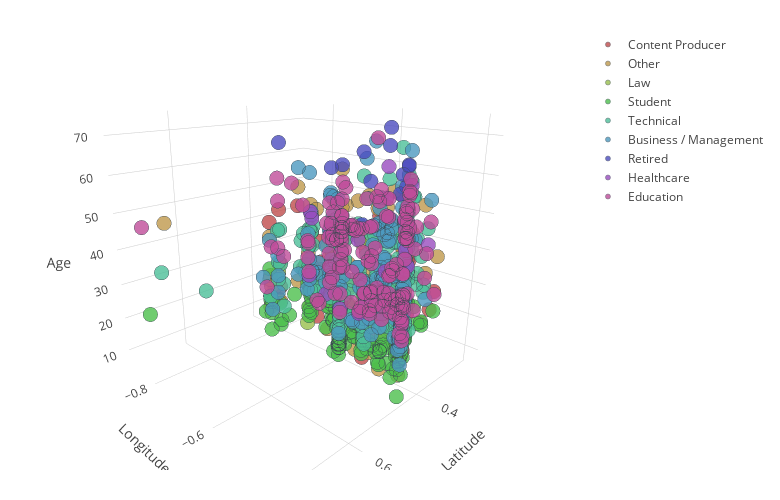

Notebook source saved alongside this figure:
### Markdown cell above
## User Demographics

### Code cell
traces, layout = phf.user_scatter_plot(user_features)
fig = go.Figure(data=traces, layout=layout)
iplot(fig, show_link=False)

### Figure 1 — Plotly figure (JSON) as saved in the notebook; plotly's stock layout.template omitted (floating-point values rounded to 4 significant figures; data arrays with more than 128 entries replaced by an {"elided": "..."} marker saying what was removed)
{"data": [{"marker": {"color": "#bf4c4c", "line": {"color": "rgba(58, 71, 80, 1.0)", "width": 0.5}, "opacity": 0.8, "size": 5}, "mode": "markers", "name": "Content Producer", "type": "scatter3d", "x": [0.4252, 0.4992, 0.3359, 0.5285, 0.3777, 0.4645, 0.4709, 0.4698, 0.506, 0.4403, 0.4328, 0.3709, 0.4733, 0.4533, 0.5039, 0.4782, 0.432, 0.4532, 0.3147, 0.3301, 0.4484, 0.441, 0.4992, 0.4717, 0.4348, 0.4655, 0.4344, 0.5269, 0.462, 0.4251, 0.4691, 0.4156, 0.4675, 0.4326, 0.3668, 0.3924, 0.4673, 0.4299, 0.447, 0.3641, 0.5294, 0.4447, 0.3723, 0.4476, 0.4837, 0.4673, 0.4851, 0.4205, 0.3662, 0.364, 0.4263, 0.4438, 0.5043, 0.4271, 0.4297, 0.4529, 0.4583, 0.4649, 0.4324, 0.421, 0.5307, 0.3782, 0.4464, 0.4998, 0.4427, 0.4396, 0.291, 0.479, 0.4365, 0.4583, 0.4994, 0.294, 0.4586, 0.4596, 0.3991, 0.4705, 0.4159, 0.5296, 0.467, 0.3582, 0.4227, 0.4527, 0.3595, 0.3798, 0.4524, 0.4922, 0.4729, 0.4422, 0.4993, null, 0.5007], "y": [-0.678, -0.5172, -0.5429, -0.6786, -0.6581, -0.4867, -0.395, -0.4655, -0.6814, -0.6766, -0.4272, -0.6215, -0.3964, -0.4553, -0.4693, -0.4969, -0.4277, -0.6219, -0.4582, -0.5305, -0.4451, -0.5841, -0.5182, -0.4031, -0.4805, -0.4877, -0.4287, -0.6685, -0.4648, -0.4761, -0.4646, -0.6782, -0.4448, -0.4281, -0.5367, -0.6713, -0.4872, -0.5025, -0.6204, -0.6511, -0.6514, -0.4615, -0.6224, -0.6203, -0.6477, -0.4872, -0.402, -0.6791, -0.5383, -0.6504, -0.4246, -0.42, -0.5226, -0.4587, -0.5021, -0.4109, -0.4546, -0.4877, -0.428, -0.6804, -0.6783, -0.4506, -0.4162, -0.5179, -0.4945, -0.42, -0.4543, -0.4916, -0.5262, -0.4546, -0.5183, -0.4452, -0.4049, -0.3998, -0.4391, -0.395, -0.4314, -0.6488, -0.4872, -0.4996, -0.4697, -0.411, -0.4793, -0.6577, -0.4109, -0.5183, -0.3938, -0.4277, -0.5179, null, -0.5188], "z": [30, 21, 24, 25, 43, 48, 45, 20, 25, 32, 39, 40, 33, 30, 27, 29, 34, 20, 19, 21, 27, 28, 44, 36, 39, 25, 45, 30, 23, 26, 25, 32, 21, 32, 49, 30, 27, 44, 36, 24, 52, 36, 44, 42, 52, 21, 60, 43, 26, 50, 40, 18, 49, 51, 30, 56, 27, 18, 29, 26, 48, 25, 42, 50, 32, 40, 22, 48, 34, 40, 49, 28, 37, 21, 41, 24, 32, 31, 15, 23, 33, 17, 33, 26, 22, 23, 24, 24, 38, 50, 49]}, {"marker": {"color": "#bf994c", "line": {"color": "rgba(58, 71, 80, 1.0)", "width": 0.5}, "opacity": 0.8, "size": 5}, "mode": "markers", "name": "Other", "type": "scatter3d", "x": {"elided": "148 float values"}, "y": {"elided": "148 float values"}, "z": {"elided": "148 int values"}}, {"marker": {"color": "#99bf4c", "line": {"color": "rgba(58, 71, 80, 1.0)", "width": 0.5}, "opacity": 0.8, "size": 5}, "mode": "markers", "name": "Law", "type": "scatter3d", "x": [0.3759, 0.4329, 0.3771, 0.446, 0.4737, 0.4402, 0.4746, 0.471, 0.3734, 0.4977, 0.5059, 0.4989], "y": [-0.4685, -0.4282, -0.5373, -0.4412, -0.4924, -0.5837, -0.5144, -0.3952, -0.654, -0.6048, -0.6809, -0.518], "z": [53, 30, 28, 50, 47, 35, 29, 37, 51, 21, 33, 27]}, {"marker": {"color": "#4cbf4c", "line": {"color": "rgba(58, 71, 80, 1.0)", "width": 0.5}, "opacity": 0.8, "size": 5}, "mode": "markers", "name": "Student", "type": "scatter3d", "x": {"elided": "196 float values"}, "y": {"elided": "196 float values"}, "z": {"elided": "196 int values"}}, {"marker": {"color": "#4cbf99", "line": {"color": "rgba(58, 71, 80, 1.0)", "width": 0.5}, "opacity": 0.8, "size": 5}, "mode": "markers", "name": "Technical", "type": "scatter3d", "x": {"elided": "164 float values"}, "y": {"elided": "164 float values"}, "z": {"elided": "164 int values"}}, {"marker": {"color": "#4c99bf", "line": {"color": "rgba(58, 71, 80, 1.0)", "width": 0.5}, "opacity": 0.8, "size": 5}, "mode": "markers", "name": "Business / Management", "type": "scatter3d", "x": {"elided": "149 float values"}, "y": {"elided": "149 float values"}, "z": {"elided": "149 int values"}}, {"marker": {"color": "#4c4cbf", "line": {"color": "rgba(58, 71, 80, 1.0)", "width": 0.5}, "opacity": 0.8, "size": 5}, "mode": "markers", "name": "Retired", "type": "scatter3d", "x": [0.4608, 0.4256, 0.3383, 0.4316, 0.4992, 0.398, 0.4243, 0.5002, 0.478, 0.4787, 0.4231, 0.3795, 0.4746, null], "y": [-0.4872, -0.4359, -0.5065, -0.4296, -0.6833, -0.4683, -0.476, -0.5186, -0.4904, -0.4883, -0.4357, -0.6568, -0.4385, null], "z": [61, 60, 60, 65, 68, 57, 73, 65, 68, 51, 65, 60, 70, 60]}, {"marker": {"color": "#994cbf", "line": {"color": "rgba(58, 71, 80, 1.0)", "width": 0.5}, "opacity": 0.8, "size": 5}, "mode": "markers", "name": "Healthcare", "type": "scatter3d", "x": [0.45, 0.4487, 0.4996, 0.4998, null, 0.4257, 0.3178, 0.3804, 0.46, 0.4785, 0.3382, 0.4145, 0.3823, 0.4195, 0.4701, 0.4526, 0.3818, 0.4512, 0.4619, 0.4612, 0.4205, 0.3781, 0.4785], "y": [-0.4135, -0.4121, -0.5169, -0.5179, null, -0.4762, -0.452, -0.4676, -0.4465, -0.4967, -0.5434, -0.6778, -0.6651, -0.6775, -0.3949, -0.4111, -0.4927, -0.4119, -0.4867, -0.3998, -0.6791, -0.6575, -0.4887], "z": [46, 28, 29, 51, 45, 64, 42, 50, 40, 47, 53, 46, 22, 48, 62, 49, 26, 50, 31, 43, 29, 41, 28]}, {"marker": {"color": "#bf4c99", "line": {"color": "rgba(58, 71, 80, 1.0)", "width": 0.5}, "opacity": 0.8, "size": 5}, "mode": "markers", "name": "Education", "type": "scatter3d", "x": {"elided": "146 float values"}, "y": {"elided": "146 float values"}, "z": {"elided": "146 int values"}}], "layout": {"height": 500, "margin": {"b": 30, "l": 30, "r": 30, "t": 30}, "scene": {"camera": {"eye": {"x": 1.35, "y": 1.35, "z": 0.65}}, "xaxis": {"title": "Latitude"}, "yaxis": {"title": "Longitude"}, "zaxis": {"title": "Age"}}, "width": 780}}
